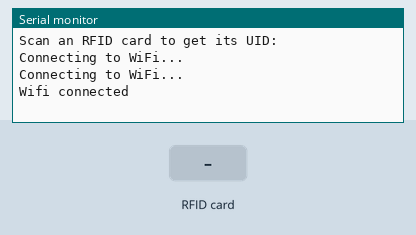
Bench run of a sketch on a simulated ESP8266 (NodeMCU). On the bench: the last lines printed to the serial monitor. The test bench sets the inputs (shaded band). WiFi joins after 1.5 s; servers stay silent unless stated; uploads are accepted with an empty reply.

Above: at 3.2 s.
3.3 s: RFID card 50 29 16 13 held to the reader
At 4.2 s:
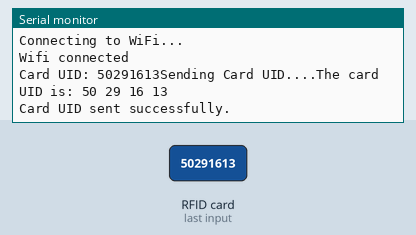
5.0 s: RFID card 5E 7A 19 C4 held to the reader
At 5.17 s:
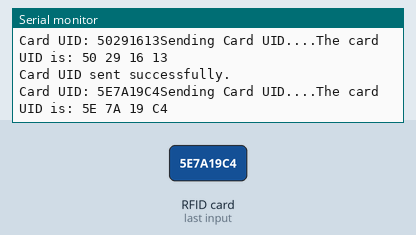

The sketch:

test3.ino
```cpp
#include <ESP8266WiFi.h>
#include <ESP8266HTTPClient.h>
#include <SPI.h>
#include <MFRC522.h>


#define SS_PIN D4
#define RST_PIN D3

MFRC522 mfrc522(SS_PIN, RST_PIN);
String cardUID = "";  // Variable to store the card UID

const char* ssid = "Airtel 4G MiFi_7FEF";
const char* password = "50291613";
const char* serverAddress = "192.168.0.101";

void setup() {
  Serial.begin(115200);
  SPI.begin();
  mfrc522.PCD_Init();
  WiFi.begin(ssid, password);

  Serial.println("Scan an RFID card to get its UID:");

  while (WiFi.status() != WL_CONNECTED) {
    delay(1000);
    Serial.println("Connecting to WiFi...");
  }
  Serial.println("Wifi connected");


}

void loop() {
  // Check for new cards
  if (mfrc522.PICC_IsNewCardPresent() && mfrc522.PICC_ReadCardSerial()) {
    cardUID = "";  // Clear previous UID
    Serial.print("Card UID: ");
    for (byte i = 0; i < mfrc522.uid.size; i++) {
      Serial.print(mfrc522.uid.uidByte[i] < 0x10 ? "0" : "");
      Serial.print(mfrc522.uid.uidByte[i], HEX);
      cardUID += String(mfrc522.uid.uidByte[i] < 0x10 ? "0" : "");
      cardUID += String(mfrc522.uid.uidByte[i], HEX);
    }

    if (sendCardUID(cardUID)) {
        Serial.println("Card UID sent successfully.");
      } else {
        Serial.println("Failed to send Card UID.");
      }
    delay(1000);
    Serial.println();
    mfrc522.PICC_HaltA();
  }


}

bool sendCardUID(String cardUID) {
  Serial.print("Sending Card UID....");
  WiFiClient client;

  HTTPClient http;
  http.begin(client, serverAddress, 8000, "/api/register-card/");

  http.addHeader("Content-Type", "application/x-www-form-urlencoded");

  // Convert the joined cardUID to uppercase HEX format with spaces
  String formattedCardUID = "";
  for (int i = 0; i < cardUID.length(); i += 2) {
    if (i > 0) {
      formattedCardUID += " "; // Add space only if not the first character
    }
    formattedCardUID += cardUID.substring(i, i + 2);
  }
  formattedCardUID.toUpperCase(); // Convert to uppercase
  Serial.print("The card UID is: ");
  Serial.println(formattedCardUID);

  String postData = "card_uid=" + formattedCardUID + "&timestamp=2023-08-15 13:00:00.000000";

  int httpResponseCode = http.POST(postData);

  http.end();

  if (httpResponseCode == 200) {
    return true;
  } else {
    return false;
  }
}


// bool sendCardUID(String cardUID) {
//   Serial.print("Sending Card UID....");
//   WiFiClient client;

//   HTTPClient http;
//   http.begin(client, serverAddress, 8000, "/api/register-card/");

//   http.addHeader("Content-Type", "application/x-www-form-urlencoded");

//   // Convert the joined cardUID to proper HEX format with spaces
//   String formattedCardUID = "";
//   for (int i = 0; i < cardUID.length(); i += 2) {
//     formattedCardUID += cardUID.substring(i, i + 2) + " ";
//   }
//   formattedCardUID.toUpperCase(); // Convert to uppercase

//   String postData = "card_uid=" + formattedCardUID + "&timestamp=2023-08-15 13:00:00.000000";
//   Serial.print("formattedCardUID: ");
//   Serial.println(formattedCardUID);
//   int httpResponseCode = http.POST(postData);
//   Serial.println(postData);


//   http.end();

//   if (httpResponseCode == 200) {
//     return true;
//   } else {
//     return false;
//   }
// }
```

Measured:
- after the input at 3.3 s, the serial monitor: prints a new line at once (image 1)
- after the input at 5.0 s, the serial monitor: prints a new line at once (image 2)
